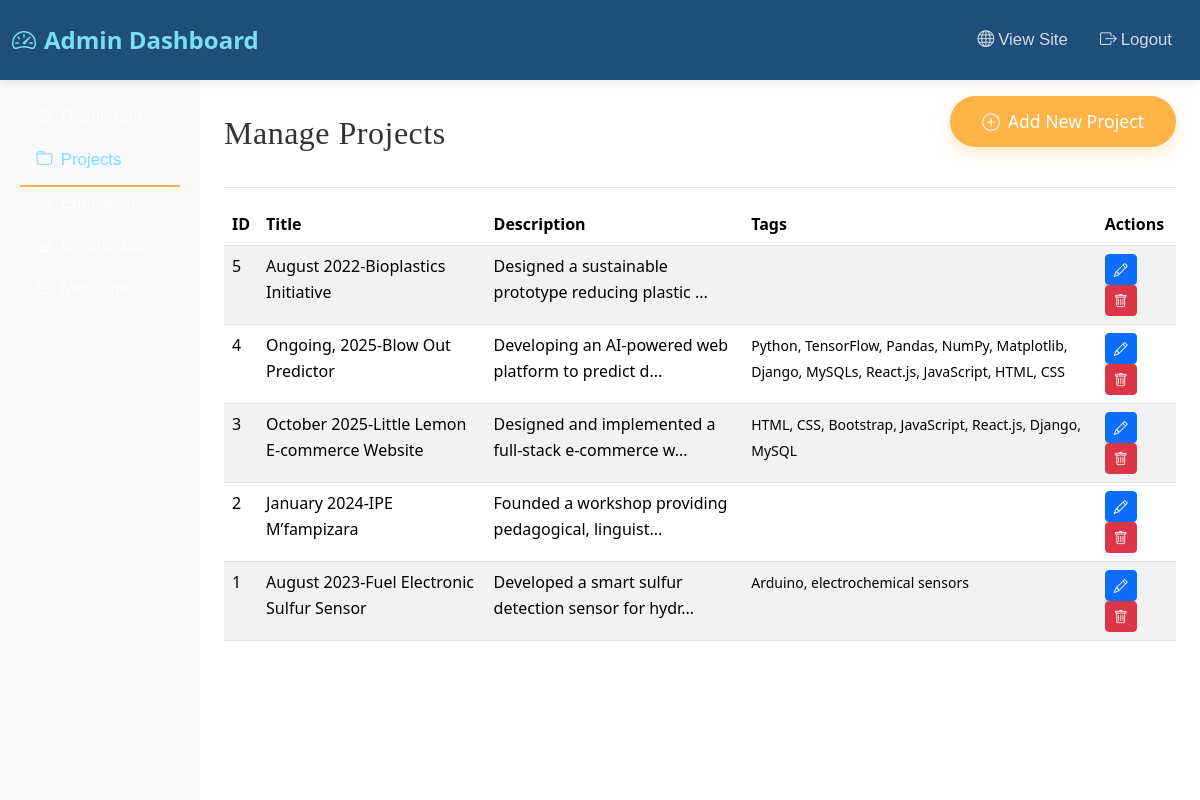
/admin/projects (signed in), run on the app's committed database.
### tables this page shows
CREATE TABLE projects (
            id INTEGER PRIMARY KEY AUTOINCREMENT,
            title TEXT NOT NULL,
            description TEXT NOT NULL,
            image TEXT,
            link TEXT,
            tags TEXT
        );

### app.py (the view)
@app.route('/admin/projects')
@login_required
def admin_projects():
    conn = get_db()
    projects = conn.execute('SELECT * FROM projects ORDER BY id DESC').fetchall()
    conn.close()
    return render_template('admin/projects.html', projects=projects)

### app.py (called while the page is built)
def get_db():
    conn = sqlite3.connect(DATABASE)
    conn.row_factory = sqlite3.Row
    return conn

def login_required(f):
    @wraps(f)
    def decorated_function(*args, **kwargs):
        if 'admin_logged_in' not in session:
            return redirect(url_for('admin_login'))
        return f(*args, **kwargs)
    return decorated_function

### templates/admin/projects.html (shortened to what this page needs)
{% extends "admin/layout.html" %}
{% block content %}
<div class="d-flex justify-content-between flex-wrap flex-md-nowrap align-items-center pt-3 pb-2 mb-3 border-bottom">
    <h1 class="h2">Manage Projects</h1>
    <a href="{{ url_for('admin_add_project') }}" class="btn btn-accent">
        <i class="bi bi-plus-circle me-2"></i>Add New Project
    </a>
</div>
<div class="table-responsive">
    <table class="table table-striped table-hover">
        <thead style="background-color: var(--secondary-color); color: white;">
            <tr>
                <th>ID</th>
                <th>Title</th>
                <th>Description</th>
                <th>Tags</th>
                <th>Actions</th>
            </tr>
        </thead>
        <tbody>
            {% for project in projects %}
            <tr>
                <td>{{ project['id'] }}</td>
                <td>{{ project['title'] }}</td>
                <td>{{ project['description'][:50] }}...</td>
                <td><small>{{ project['tags'] }}</small></td>
                <td>
                    <a href="{{ url_for('admin_edit_project', id=project['id']) }}" class="btn btn-sm btn-primary">
                        <i class="bi bi-pencil"></i>
                    </a>
                    <a href="{{ url_for('admin_delete_project', id=project['id']) }}" class="btn btn-sm btn-danger" onclick="return confirm('Are you sure you want to delete this project?')">
                        <i class="bi bi-trash"></i>
                    </a>
                </td>
            </tr>
            {% endfor %}
        </tbody>
    </table>
</div>
{% endblock %}

### static/css/style.css (style rules this page uses)
:root { --primary-color: #7ADDFA; --secondary-color: #1E4E79; --accent-color: #FFB347; --light-bg: #f8f9fa; --dark-text: #333; }
body { font-family: "Karla", sans-serif; font-weight: 300; color: var(--dark-text); line-height: 1.65; }
h1, h2, h3, h4, h5, h6 { font-family: "Markazi Text", serif; font-weight: 500; letter-spacing: 0.5px; color: var(--secondary-color); }
h1 { font-size: 4rem; }
* { margin: 0; padding: 0; box-sizing: border-box; }
body { font-family: 'Segoe UI', Tahoma, Geneva, Verdana, sans-serif; color: var(--dark-text); line-height: 1.6; overflow-x: hidden; }
.btn-accent { background-color: var(--accent-color); color: white; border: none; padding: 0.75rem 2rem; font-size: 1.1rem; border-radius: 50px; transition: all 0.3s ease; box-shadow: 0 5px 15px rgba(255, 179, 71, 0.3); margin-bottom: 2rem; }

### data on the page
projects: id "5", title "August 2022-Bioplastics Initiative", description "Designed a sustainable prototype reducing plastic"
projects: id "4", title "Ongoing, 2025-Blow Out Predictor", description "Developing an AI-powered web platform to predict d", tags "Python, TensorFlow, Pandas, NumPy, Matplotlib, Django, MySQLs, React.js, JavaScript, HTML, CSS"
projects: id "3", title "October 2025-Little Lemon E-commerce Website", description "Designed and implemented a full-stack e-commerce w", tags "HTML, CSS, Bootstrap, JavaScript, React.js, Django, MySQL"
projects: id "2", title "January 2024-IPE M’fampizara", description "Founded a workshop providing pedagogical, linguist"
projects: id "1", title "August 2023-Fuel Electronic Sulfur Sensor", description "Developed a smart sulfur detection sensor for hydr", tags "Arduino, electrochemical sensors"
